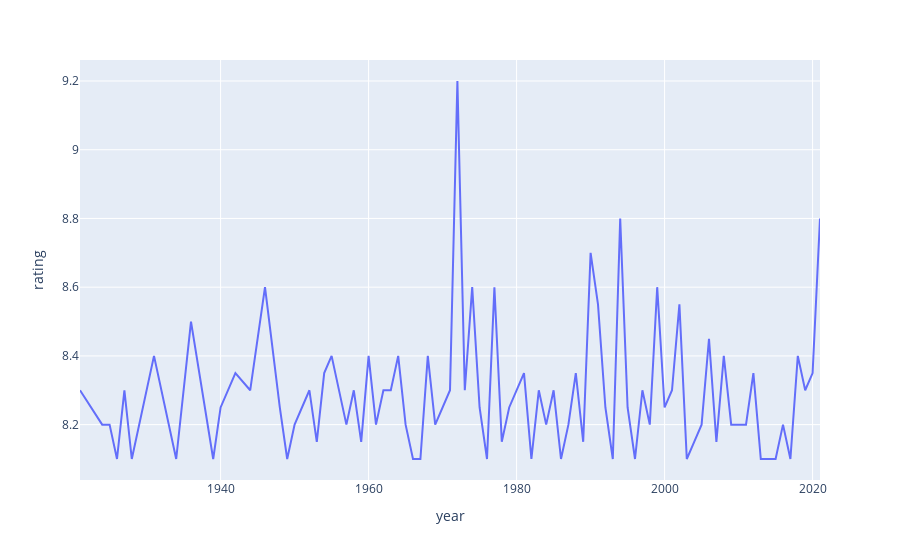

Here is the notebook cell this chart was saved with:
### Code cell
px.line(temp_df, x ='year', y ='rating')

### Figure 1 — Plotly figure (JSON) as saved in the notebook; plotly's stock layout.template omitted (floating-point values rounded to 4 significant figures)
{"data": [{"hovertemplate": "year=%{x}<br>rating=%{y}<extra></extra>", "legendgroup": "", "line": {"color": "#636efa", "dash": "solid"}, "marker": {"symbol": "circle"}, "mode": "lines", "name": "", "orientation": "v", "showlegend": false, "type": "scatter", "x": [1921, 1924, 1925, 1926, 1927, 1928, 1931, 1934, 1936, 1939, 1940, 1941, 1942, 1944, 1946, 1948, 1949, 1950, 1952, 1953, 1954, 1955, 1957, 1958, 1959, 1960, 1961, 1962, 1963, 1964, 1965, 1966, 1967, 1968, 1969, 1971, 1972, 1973, 1974, 1975, 1976, 1977, 1978, 1979, 1980, 1981, 1982, 1983, 1984, 1985, 1986, 1987, 1988, 1989, 1990, 1991, 1992, 1993, 1994, 1995, 1996, 1997, 1998, 1999, 2000, 2001, 2002, 2003, 2004, 2005, 2006, 2007, 2008, 2009, 2010, 2011, 2012, 2013, 2014, 2015, 2016, 2017, 2018, 2019, 2020, 2021], "xaxis": "x", "y": [8.3, 8.2, 8.2, 8.1, 8.3, 8.1, 8.4, 8.1, 8.5, 8.1, 8.25, 8.3, 8.35, 8.3, 8.6, 8.25, 8.1, 8.2, 8.3, 8.15, 8.35, 8.4, 8.2, 8.3, 8.15, 8.4, 8.2, 8.3, 8.3, 8.4, 8.2, 8.1, 8.1, 8.4, 8.2, 8.3, 9.2, 8.3, 8.6, 8.25, 8.1, 8.6, 8.15, 8.25, 8.3, 8.35, 8.1, 8.3, 8.2, 8.3, 8.1, 8.2, 8.35, 8.15, 8.7, 8.55, 8.25, 8.1, 8.8, 8.25, 8.1, 8.3, 8.2, 8.6, 8.25, 8.3, 8.55, 8.1, 8.15, 8.2, 8.45, 8.15, 8.4, 8.2, 8.2, 8.2, 8.35, 8.1, 8.1, 8.1, 8.2, 8.1, 8.4, 8.3, 8.35, 8.8], "yaxis": "y"}], "layout": {"legend": {"tracegroupgap": 0}, "margin": {"t": 60}, "xaxis": {"anchor": "y", "domain": [0, 1], "title": {"text": "year"}}, "yaxis": {"anchor": "x", "domain": [0, 1], "title": {"text": "rating"}}}}
